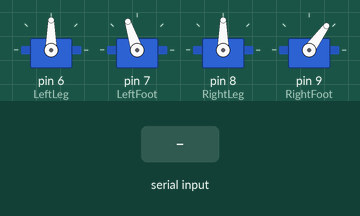
Recording of a sketch running on a simulated Arduino Uno, built with avr-gcc and run on an emulated ATmega328P. Parts: 4 × servo. Inputs (shaded band) come from the test bench. What the sketch prints to the serial monitor is not drawn.

Above: at 3.0 s.
3.1 s: ">" received over Serial
4.6 s: "90,45\n" received over Serial
Timing chart, 0 to 7.6 s (numbered marks = the images above; inputs shaded):
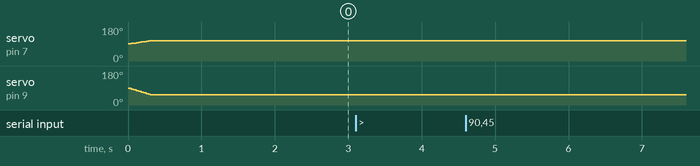

The sketch:

littlepi.ino
```cpp
#include <Servo.h>
//#include "act.h"

//TODO:@libing 添加注释
//TODO:@libing act.h
//TODO:@libing debug

Servo leftServoLeg;
Servo leftServoFoot;
Servo rightServoLeg;
Servo rightServoFoot;
/*Class four Servos*/

const int walkFw[] = {
8,0,0,0,0,
300,1500,1450,1500,1150,
300,1650,1450,1650,1150,
300,1650,1600,1650,1300,
300,1650,1750,1650,1450,
300,1500,1750,1500,1450,
300,1350,1750,1350,1450,
300,1350,1600,1350,1300,
300,1350,1450,1350,1150};
const int walkEnd[] = {
2,0,0,0,0,
300,1500,1450,1500,1150,
300,1500,1600,1500,1300};
const int standSt[] = {
1,0,0,0,0,
300,1500,1600,1500,1300};

int act_array[100];

int LeftLeg = 6;
int LeftFoot = 7;
int RightLeg = 8;
int RightFoot = 9;
/*define the pins*/

int currentLeftLeg, currentLeftFoot, currentRightLeg, currentRightFoot;
int startLeftLeg, startLeftFoot, startRightLeg, startRightFoot;
/*updata the state of the servos*/

int actDo[5];
long timeAtlastAct;

const int leftLegCenter = 1500;
const int leftFootCenter = 1500;
const int rightLegCenter = 1500;
const int rightFootCenter = 1500;
/* store each action and the time*/

int defaultArr[5] = {100, leftLegCenter, leftFootCenter, rightLegCenter, rightFootCenter};

char k;
String com="";
String comDo="";
int v=0, loopvalue;

void readSerial()
{
    if(Serial.available())
    {
        k = Serial.read();
        Serial.println(k);
        if (k >= 'A' && k <= 'Z')
        {
            com += k;
        }
        else if (k>='0' && k<='9')
        {
            v = v*10+k-'0';
        }
        else if (k == '>')
        {
            comDo = com;
            if (v == 0)
            {
                loopvalue = 1;
            }
            else
            {
                loopvalue = v;
            }
            v = 0;
            com = "";
         }
    }
}

//switch-case
void loopAct()
{
    if (comDo == "FW")
    {
        do{
            toArrAct(walkFw);
        }while(--loopvalue);
        toArrAct(walkEnd);
        //Serial.println("y");
    }
    comDo = "";
}

void defaultAct()
{
    currentLeftLeg = leftLegCenter;
    currentLeftFoot = leftFootCenter;
    currentRightLeg = rightLegCenter;
    currentRightFoot = rightFootCenter;
    updateAct();
    startLeftLeg = leftLegCenter;
    startLeftFoot = leftFootCenter;
    startRightLeg = rightLegCenter;
    startRightFoot = rightFootCenter;
}

void attachMyServo()
{
    leftServoLeg.attach(LeftLeg, leftLegCenter-500, leftLegCenter+500);
    leftServoFoot.attach(LeftFoot, leftFootCenter-500, leftFootCenter+500);
    rightServoLeg.attach(RightLeg, rightLegCenter-500, rightLegCenter+500);
    rightServoFoot.attach(RightFoot, rightFootCenter-500, rightFootCenter+500);
}
/*function of attach four Servos*/

void toArrAct(const int *currAnim)
{
    int stepAnim=*currAnim;
    char flag_fram;
    /*
    Serial.print("stepAnim:");
    Serial.println(stepAnim);
    */
    //while(1);
    currAnim +=5;
    Serial.print("currAnim:");
    Serial.println(*currAnim);

    timeAtlastAct=millis();
    /*
    currentLeftLeg=startLeftLeg;
    currentLeftFoot=startLeftFoot;
    currentRightLeg=startRightLeg;
    currentRightFoot=startRightFoot;
    updateAct();*/

    while(stepAnim)
    {
        //Serial.println("helllllllll!");
        for (int i = 0; i < 5; i++)
        {
            actDo[i] = *(currAnim++);
            //Serial.println(actDo[i]);
        }
        currentLeftLeg = actDo[1];
        //Serial.println(currentLeftLeg);
        currentLeftFoot = actDo[2];
        currentRightLeg = actDo[3];
        currentRightFoot = actDo[4];
        flag_fram = 1;

        while (flag_fram)
        {
            long currTime = millis();
            int timeBetweenF = currTime - timeAtlastAct;
            /*
            Serial.print("timeBetweenF:");
            Serial.println(timeBetweenF);
            Serial.print("actDo[0]:");
            Serial.println(actDo[0]);
            */
            //while (1);

            if (timeBetweenF >= actDo[0])
            {
                currentLeftLeg = actDo[1];
                currentLeftFoot = actDo[2];
                currentRightLeg = actDo[3];
                currentRightFoot = actDo[4];
                updateAct();
                startLeftLeg = currentLeftLeg;
                startLeftFoot = currentLeftFoot;
                startRightLeg = currentRightLeg;
                startRightFoot = currentRightFoot;

                timeAtlastAct = currTime;
                flag_fram = 0;
            }
            float time_f = (currTime - timeAtlastAct)/(float)actDo[0];
            //Serial.println(time_f);
            currentLeftLeg = startLeftLeg+(actDo[1]-startLeftLeg)*time_f;
            currentLeftFoot = startLeftFoot+(actDo[2]-startLeftFoot)*time_f;
            currentRightLeg = startRightLeg+(actDo[3]-startRightLeg)*time_f;
            currentRightFoot = startRightFoot+(actDo[4]-startRightFoot)*time_f;
            updateAct();
        }
        stepAnim--;
    }
}
/*function of analysis each action*/

void updateAct()
{
    leftServoLeg.writeMicroseconds(currentLeftLeg);
    leftServoFoot.writeMicroseconds(currentLeftFoot);
    rightServoLeg.writeMicroseconds(currentRightLeg);
    rightServoFoot.writeMicroseconds(currentRightFoot);
}
/*function of updata the act */

void setup()
{
    Serial.begin(9600);
    attachMyServo();
    defaultAct();
    toArrAct(standSt);
    //Serial.println("ok!");
}

void loop()
{
    readSerial();
    loopAct();
    //while(1);
}
```

Measured:
- after the input at 3.1 s, every drawn part: stays the same
- after the input at 4.6 s, every drawn part: stays the same
